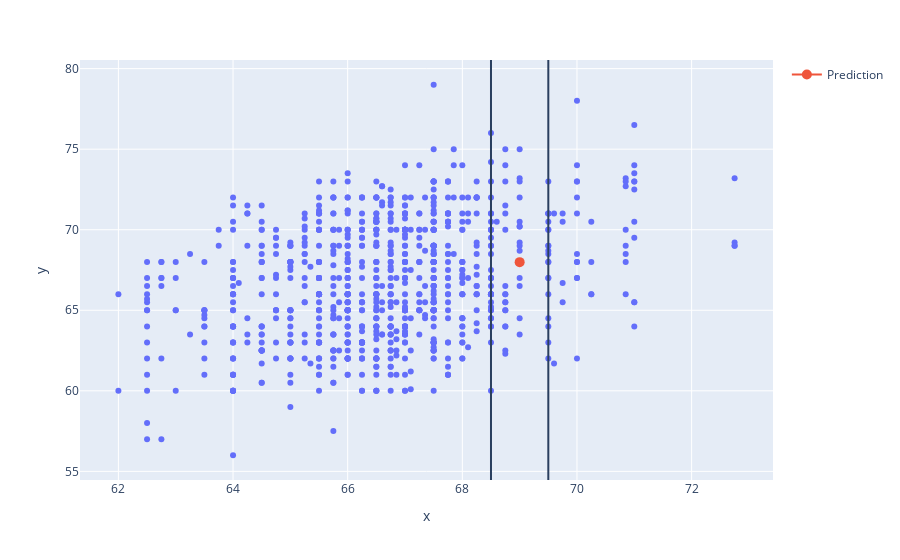

Notebook code cell kept with this figure:
### Markdown cell above
In pictures, this nearest neighbor predictor looks like.

### Code cell
fig = px.scatter(x=heights.column('Parent Average'), y=heights.column('Child'))
fig.add_vline(our_average - 0.5)
fig.add_vline(our_average + 0.5)
fig.add_scatter(x=[our_average], y=[nearest_neighbor_predictor(our_average)], 
                name="Prediction", marker_size=10)

### Figure 1 — Plotly figure (JSON) as saved in the notebook; plotly's stock layout.template omitted (floating-point values rounded to 4 significant figures; data arrays with more than 128 entries replaced by an {"elided": "..."} marker saying what was removed)
{"data": [{"hovertemplate": "x=%{x}<br>y=%{y}<extra></extra>", "legendgroup": "", "marker": {"color": "#636efa", "symbol": "circle"}, "mode": "markers", "name": "", "orientation": "v", "showlegend": false, "type": "scatter", "x": {"elided": "934 float values"}, "xaxis": "x", "y": {"elided": "934 float values"}, "yaxis": "y"}, {"marker": {"size": 10}, "name": "Prediction", "type": "scatter", "x": [69], "y": [67.99]}], "layout": {"legend": {"tracegroupgap": 0}, "margin": {"t": 60}, "shapes": [{"type": "line", "x0": 68.5, "x1": 68.5, "xref": "x", "y0": 0, "y1": 1, "yref": "y domain"}, {"type": "line", "x0": 69.5, "x1": 69.5, "xref": "x", "y0": 0, "y1": 1, "yref": "y domain"}], "xaxis": {"anchor": "y", "domain": [0, 1], "title": {"text": "x"}}, "yaxis": {"anchor": "x", "domain": [0, 1], "title": {"text": "y"}}}}
